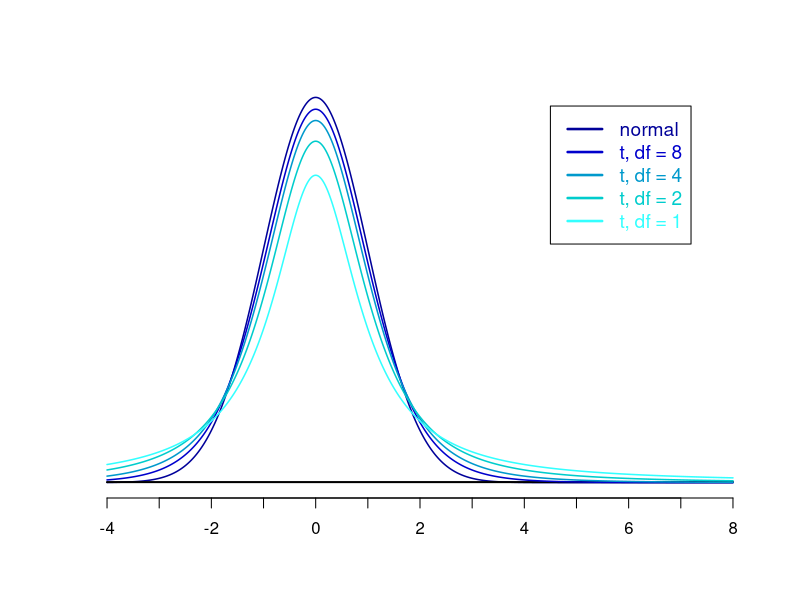

Recreate this plot in R.
#' BTC1859 Data Science in Health I, Assignment 1 
#' Prof. Nicholas Mitsakakis, Summer Term, 2024
#' Zachery Chan, 1005468012

# Github repo for R: https://github.com/SirAcia/BTC1859.git

# Please note that questions 2-4 are answered on the word document/written report

#' -------------------------------------

#' Question 1:

#' Using the function pbinom() as this scenario deals with desecretized, 
#' numerical data. Also assuming that there are only 2 states for this sickness:
#' sick or not sick, thus fulfilling the requirements (& conditions) necessary 
#' to use a binomial distribution 

#' Let p be the national probability of falling sick where p = 0.2, 

# Finding the complement of the probability of 5 or less kids (=<5) get sick in a class of 15,
# given that the students are in the population of students affected by the national 
# of getting sick (i.e. lie in the the population where parameter p = 0.2)

# Finding complement of pbinom(5,size = 15,prob = 0.2), thus the probability of 
# at least 6 kids getting sick 
prob_at_least_6 <- 1 - pbinom(5,size = 15,prob = 0.2)

#outputting probability to console window
prob_at_least_6

# prob_at_least_6 = 0.06105143
# Assuming that this class of kids is part of the general population of students 
# (such that they are subject to parameters, p = 0.2), the probability of at
# least 6 cases of illness is approx. 6%.

#' -------------------------------------

# Question 5

#Setting sequence for x-axis, using seq function to ensure smooth line (has many, many points)
x <- seq(from = -4, to = 8, length.out = 1000)

#PLotting normal distribution as y to plot on graph, using standard normal distribution (mean = 0, var = 1)
y_norm <- dnorm(x, mean = 0, sd = sqrt(1), log = FALSE)

#Plotting the normal distribution first as it well be tallest and set the zoom for y-axis accordingly
plot(x, y_norm, type = "l",col = "#000099", xlab = " ",
     ylab = " ", yaxt = "n", frame.plot = FALSE, lwd = 1.5)

#Adding line at the bottom of the distributions, used segments here as abline() went beyond axis 
segments(x0 = -4, y0 = 0.0005, x1 = 8, y1 = 0.0005, col="black", lwd=2)

#Creating tick marks on the graph
axis(side = 1, at = c(-3, -1, 1, 3, 5, 7),labels = F)

#Creating vectors for the given degrees of freedom for the t-distributions
df_8 <- 8
df_4 <- 4
df_2 <- 2
df_1 <- 1

#Using points() to plot each t-distribution on the original graph, also set lwd = 1.5 for clarity
y_8 <- dt(x, df_8)
points(x, y_8, type = "l", col = "#0000CC", lwd = 1.5)

y_4 <- dt(x, df_4)
points(x, y_4, type = "l", col = "#0099CC", lwd = 1.5)

y_2 <- dt(x, df_2)
points(x, y_2, type = "l", col = "#00CCCC", lwd = 1.5)

y_1 <- dt(x, df_1)
points(x, y_1, type = "l", col = "#33FFFF", lwd = 1.5)

# Creating legend for the graph, used darker colours so it is more visisble 
# (found the one in the slides hard to read). Set the color of the normal 
# distribution darker for better disticntion & ease of viewing 
legend(x = 4.5, y = 0.39, legend = c("normal", "t, df = 8","t, df = 4", "t, df = 2", "t, df = 1"), 
       col = c("#000099", "#0000CC", "#0099CC", "#00CCCC", "#33FFFF"), lty = 1, border = "black", 
       text.col = c("#000099", "#0000CC", "#0099CC", "#00CCCC", "#33FFFF"), lwd = 2.5, cex = 1.15)

#Saved graph as file as placed into word report 
